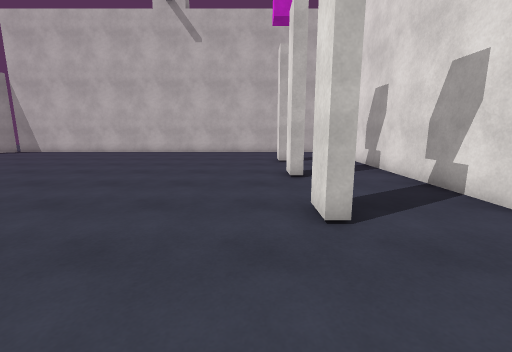
View 1 (above)

14 first-person views from a walk through a scene from a Unity 3-D project. The camera is 1.4 m above the floor, tilts 10° down and sees 90° across. The floor is counted in squares, 1 m on a side. Each view is taken from the middle of a square. On the plan, view 1 faces up. The plan holds only what a view shows up to about 13 squares ahead; the rest is blank. The place goes on beyond the plan. The player is left out. Surface patterns are stand-ins for the level's own textures.

View 2
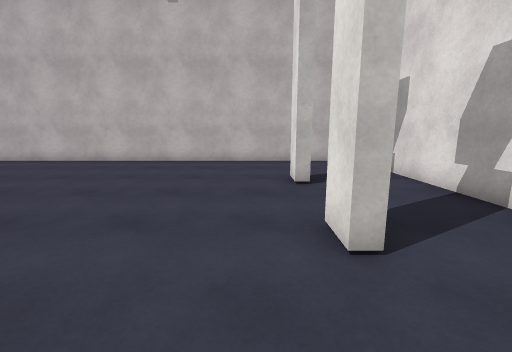

View 3
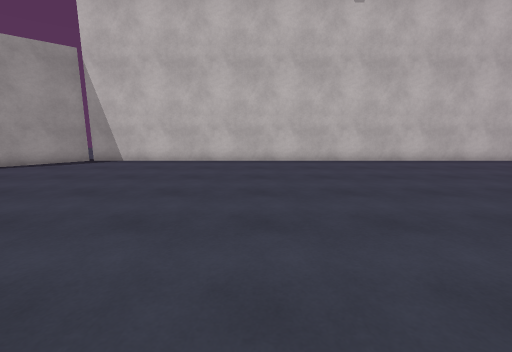

View 4
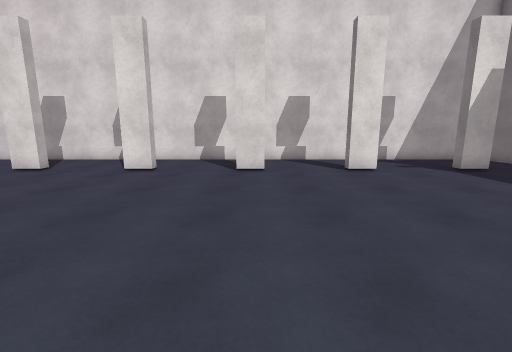

View 5
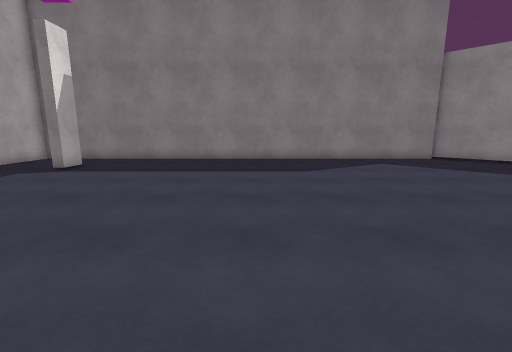

View 6
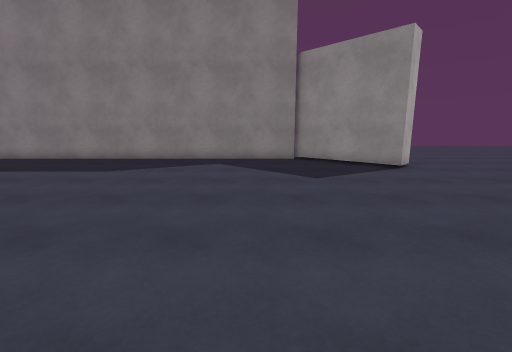

View 7
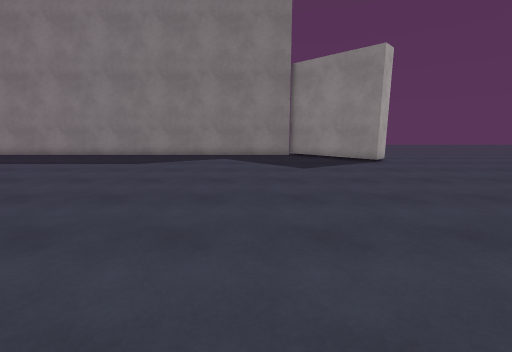

View 8
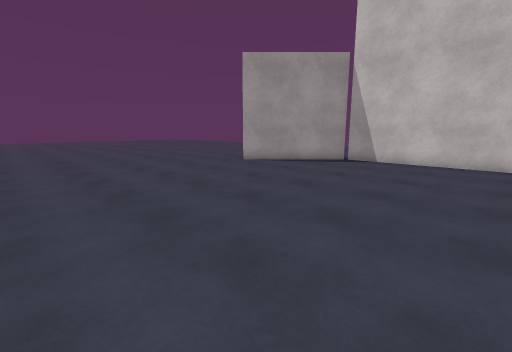

View 9
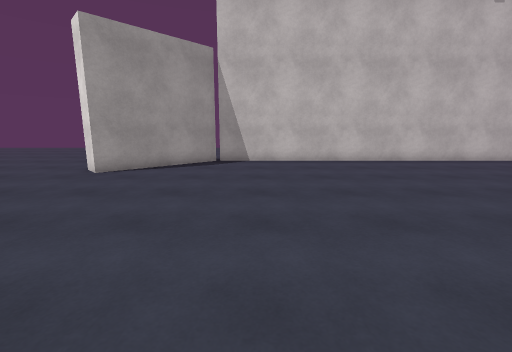

View 10
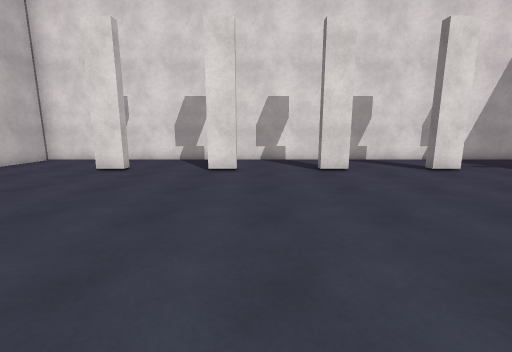

View 11
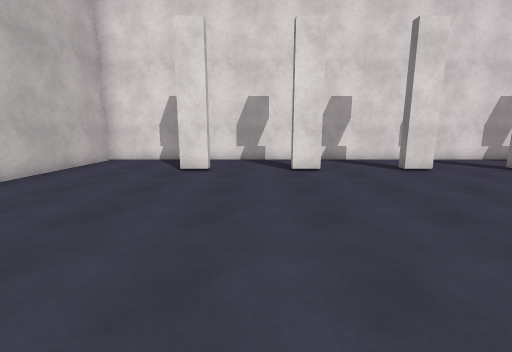

View 12
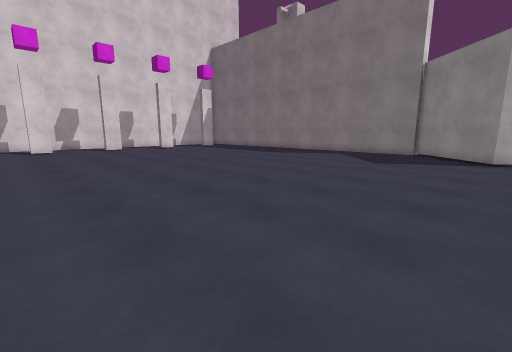

View 13
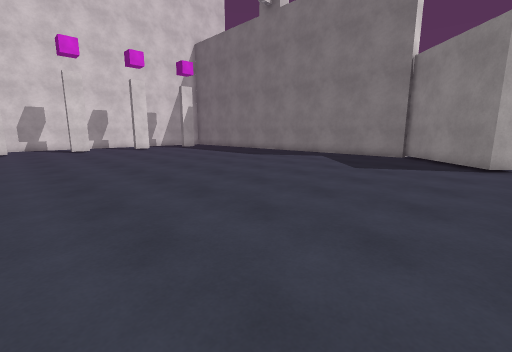

View 14
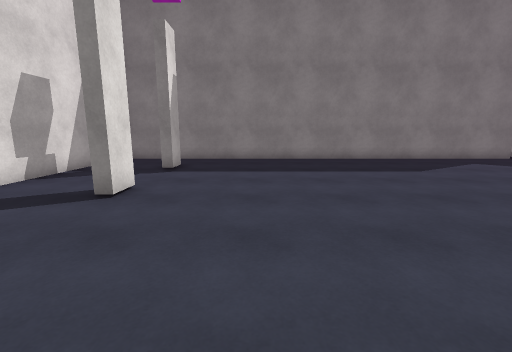

### Floor plan
Points are (right, up) in squares from view 1. A wall is a line through its corners. A room is listed if a view was taken in it or the views show most of it. See-through windows are left out.
Room 1 (views 1, 2, 3, 4, 5, 6, 7, 8, 9, 10, 11, 12, 13, 14)
walls: (1.5, 3.7) (1, 3.7) (1, 4.7) (1.5, 4.7); (1.5, 7.7) (1, 7.7) (1, 8.7) (1.5, 8.7); (1, -0.4) (1, 0.7) (1.5, 0.7); (1.5, 11.7) (1, 11.7) (1, 12.8); (1, -4.4) (1, -3.3) (1.5, -3.3); (-15, -7) (4.6, -7) (4.6, 17.4); (-19.3, -4.4) (-18.5, -3.7) (-15, -7.2); (4.4, 17.1) (-15.8, 17.1) (-19.4, 13.5)

Positions as (right, up) in squares from view 1, and headings:
1: (0, 0), facing up
2: (0, 5), facing up
3: (-8, 5), facing up
4: (-8, 4), facing right
5: (-6, 6), facing down
6: (-13, 6), facing down
7: (-13, 8), facing down
8: (-10, 5), facing up-left
9: (-14, 5), facing up
10: (-8, 7), facing right
11: (-8, 10), facing right
12: (-19, 10), facing down-right
13: (-19, 8), facing down-right
14: (-2, 6), facing down
